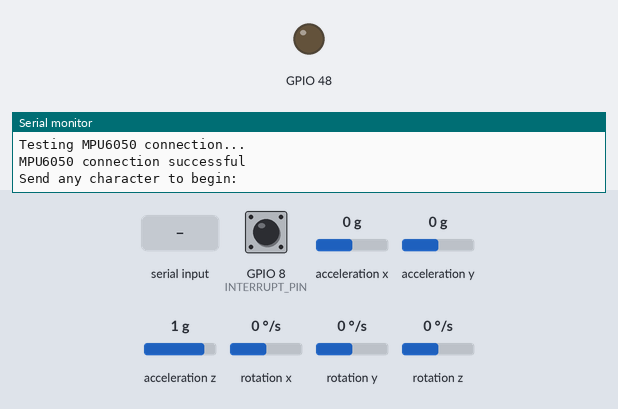
Simulated run of this program. Board: ESP32-S3. On the bench: output pins drawn as LEDs (lit = HIGH), the last lines printed to the serial monitor. The inputs (shaded band) are chosen by the test bench; at power-on: acceleration x 0 g, acceleration y 0 g, acceleration z 1 g, rotation z 0 °/s, GPIO 8 (INTERRUPT_PIN) LOW, rotation x 0 °/s, rotation y 0 °/s. The sensor or clock chip raises its interrupt line as the real part does.

Above: at 0.8 s.
0.9 s: "1\n" received over Serial
At 1.49 s:
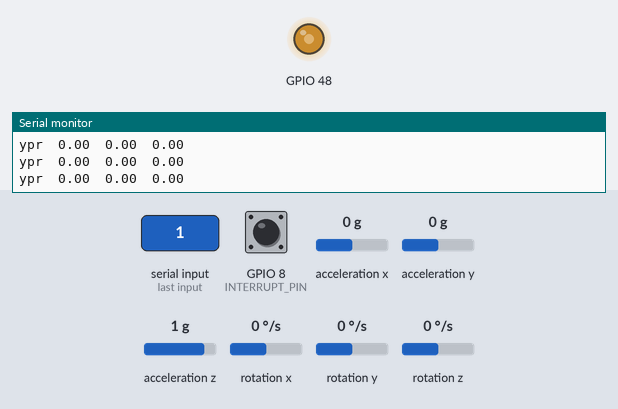
3.9 s: acceleration x set to -1.4 g
6.9 s: acceleration y set to -1.4 g
9.9 s: acceleration z set to -1.4 g
12.9 s: rotation z set to -192 °/s
Timing chart, 0 to 16.9 s (numbered marks = the images above; inputs shaded):
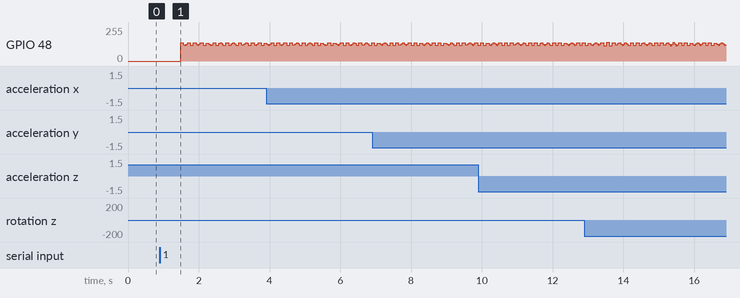

The program:

main.cpp
```cpp
#include <Arduino.h>
#include <WiFi.h>
#include "AsyncUDP.h"


#include "I2Cdev.h"
#include "MPU6050_6Axis_MotionApps20.h"

MPU6050 mpu;

#define OUTPUT_READABLE_YAWPITCHROLL


int const INTERRUPT_PIN = 8;  // Define the interruption #0 pin
bool blinkState;

/*---MPU6050 Control/Status Variables---*/
bool DMPReady = false;  // Set true if DMP init was successful
uint8_t MPUIntStatus;   // Holds actual interrupt status byte from MPU
uint8_t devStatus;      // Return status after each device operation (0 = success, !0 = error)
uint16_t packetSize;    // Expected DMP packet size (default is 42 bytes)
uint8_t FIFOBuffer[64]; // FIFO storage buffer

/*---Orientation/Motion Variables---*/
Quaternion q;           // [w, x, y, z]         Quaternion container
VectorInt16 aa;         // [x, y, z]            Accel sensor measurements
VectorInt16 gy;         // [x, y, z]            Gyro sensor measurements
VectorInt16 aaReal;     // [x, y, z]            Gravity-free accel sensor measurements
VectorInt16 aaWorld;    // [x, y, z]            World-frame accel sensor measurements
VectorFloat gravity;    // [x, y, z]            Gravity vector
float euler[3];         // [psi, theta, phi]    Euler angle container
float ypr[3];           // [yaw, pitch, roll]   Yaw/Pitch/Roll container and gravity vector

/*-Packet structure for InvenSense teapot demo-*/
uint8_t teapotPacket[14] = { '$', 0x02, 0, 0, 0, 0, 0, 0, 0, 0, 0x00, 0x00, '\r', '\n' };

/*------Interrupt detection routine------*/
volatile bool MPUInterrupt = false;     // Indicates whether MPU6050 interrupt pin has gone high
void DMPDataReady() {
  MPUInterrupt = true;
}


const char* ssid     = "madaniu";
const char* password = "qwertyuiop";

AsyncUDP udp;


void setup() {
  #if I2CDEV_IMPLEMENTATION == I2CDEV_ARDUINO_WIRE
    Wire.begin(10, 9); // SDA, SCL
    Wire.setClock(400000); // 400kHz I2C clock. Comment on this line if having compilation difficulties
  #elif I2CDEV_IMPLEMENTATION == I2CDEV_BUILTIN_FASTWIRE
    Fastwire::setup(400, true);
  #endif

  Serial.begin(115200); //115200 is required for Teapot Demo output
  while (!Serial);

  if (!WiFi.softAP(ssid, password)) {
      log_e("Soft AP creation failed.");
      while(1);
    }

    if(udp.listen(1234)) {
        Serial.print("UDP Listening on IP: ");
        Serial.println(WiFi.softAPIP());
        udp.onPacket([](AsyncUDPPacket packet) {
            Serial.print("UDP Packet Type: ");
            Serial.print(packet.isBroadcast()?"Broadcast":packet.isMulticast()?"Multicast":"Unicast");
            Serial.print(", From: ");
            Serial.print(packet.remoteIP());
            Serial.print(":");
            Serial.print(packet.remotePort());
            Serial.print(", To: ");
            Serial.print(packet.localIP());
            Serial.print(":");
            Serial.print(packet.localPort());
            Serial.print(", Length: ");
            Serial.print(packet.length());
            Serial.print(", Data: ");
            Serial.write(packet.data(), packet.length());
            Serial.println();
            //reply to the client
            packet.printf("Got %u bytes of data", packet.length());
        });
    }

  /*Initialize device*/
  Serial.println(F("Initializing I2C devices..."));
  mpu.initialize();
  pinMode(INTERRUPT_PIN, INPUT);

  /*Verify connection*/
  Serial.println(F("Testing MPU6050 connection..."));
  if(mpu.testConnection() == false){
    Serial.println("MPU6050 connection failed");
    while(true);
  }
  else {
    Serial.println("MPU6050 connection successful");
  }

  /*Wait for Serial input*/
  Serial.println(F("\nSend any character to begin: "));
  while (Serial.available() && Serial.read()); // Empty buffer
  while (!Serial.available());                 // Wait for data
  while (Serial.available() && Serial.read()); // Empty buffer again

  /* Initializate and configure the DMP*/
  Serial.println(F("Initializing DMP..."));
  devStatus = mpu.dmpInitialize();

  /* Supply your gyro offsets here, scaled for min sensitivity */
  mpu.setXGyroOffset(0);
  mpu.setYGyroOffset(0);
  mpu.setZGyroOffset(0);
  mpu.setXAccelOffset(0);
  mpu.setYAccelOffset(0);
  mpu.setZAccelOffset(0);

  /* Making sure it worked (returns 0 if so) */
  if (devStatus == 0) {
    mpu.CalibrateAccel(6);  // Calibration Time: generate offsets and calibrate our MPU6050
    mpu.CalibrateGyro(6);
    Serial.println("These are the Active offsets: ");
    mpu.PrintActiveOffsets();
    Serial.println(F("Enabling DMP..."));   //Turning ON DMP
    mpu.setDMPEnabled(true);

    /*Enable Arduino interrupt detection*/
    Serial.print(F("Enabling interrupt detection (Arduino external interrupt "));
    Serial.print(digitalPinToInterrupt(INTERRUPT_PIN));
    Serial.println(F(")..."));
    attachInterrupt(digitalPinToInterrupt(INTERRUPT_PIN), DMPDataReady, RISING);
    MPUIntStatus = mpu.getIntStatus();

    /* Set the DMP Ready flag so the main loop() function knows it is okay to use it */
    Serial.println(F("DMP ready! Waiting for first interrupt..."));
    DMPReady = true;
    packetSize = mpu.dmpGetFIFOPacketSize(); //Get expected DMP packet size for later comparison
  }
  else {
    Serial.print(F("DMP Initialization failed (code ")); //Print the error code
    Serial.print(devStatus);
    Serial.println(F(")"));
    // 1 = initial memory load failed
    // 2 = DMP configuration updates failed
  }
  pinMode(LED_BUILTIN, OUTPUT);
}

void loop() {
  if (!DMPReady) return; // Stop the program if DMP programming fails.

  /* Read a packet from FIFO */
  if (mpu.dmpGetCurrentFIFOPacket(FIFOBuffer)) { // Get the Latest packet
    #ifdef OUTPUT_READABLE_YAWPITCHROLL
      /* Display Euler angles in degrees */
      mpu.dmpGetQuaternion(&q, FIFOBuffer);
      mpu.dmpGetGravity(&gravity, &q);
      mpu.dmpGetYawPitchRoll(ypr, &q, &gravity);
      Serial.print("ypr\t");
      Serial.print(ypr[0] * 180/M_PI);
      Serial.print("\t");
      Serial.print(ypr[1] * 180/M_PI);
      Serial.print("\t");
      Serial.println(ypr[2] * 180/M_PI);
      char buf[50];
      strcpy(buf, "ypr,");
      strcat(buf, String(ypr[0] * 180/M_PI).c_str());
      strcat(buf, ",");
      strcat(buf, String(ypr[1] * 180/M_PI).c_str());
      strcat(buf, ",");
      strcat(buf, String(ypr[2] * 180/M_PI).c_str());
      udp.broadcast(buf);

    #endif

    #ifdef OUTPUT_READABLE_QUATERNION
      /* Display Quaternion values in easy matrix form: [w, x, y, z] */
      mpu.dmpGetQuaternion(&q, FIFOBuffer);
      Serial.print("quat\t");
      Serial.print(q.w);
      Serial.print("\t");
      Serial.print(q.x);
      Serial.print("\t");
      Serial.print(q.y);
      Serial.print("\t");
      Serial.println(q.z);
    #endif

    #ifdef OUTPUT_READABLE_EULER
      /* Display Euler angles in degrees */
      mpu.dmpGetQuaternion(&q, FIFOBuffer);
      mpu.dmpGetEuler(euler, &q);
      Serial.print("euler\t");
      Serial.print(euler[0] * 180/M_PI);
      Serial.print("\t");
      Serial.print(euler[1] * 180/M_PI);
      Serial.print("\t");
      Serial.println(euler[2] * 180/M_PI);
    #endif

    #ifdef OUTPUT_READABLE_REALACCEL
      /* Display real acceleration, adjusted to remove gravity */
      mpu.dmpGetQuaternion(&q, FIFOBuffer);
      mpu.dmpGetAccel(&aa, FIFOBuffer);
      mpu.dmpGetGravity(&gravity, &q);
      mpu.dmpGetLinearAccel(&aaReal, &aa, &gravity);
      Serial.print("areal\t");
      Serial.print(aaReal.x);
      Serial.print("\t");
      Serial.print(aaReal.y);
      Serial.print("\t");
      Serial.println(aaReal.z);
    #endif

    #ifdef OUTPUT_READABLE_WORLDACCEL
      /* Display initial world-frame acceleration, adjusted to remove gravity
      and rotated based on known orientation from Quaternion */
      mpu.dmpGetQuaternion(&q, FIFOBuffer);
      mpu.dmpGetAccel(&aa, FIFOBuffer);
      mpu.dmpGetGravity(&gravity, &q);
      mpu.dmpGetLinearAccel(&aaReal, &aa, &gravity);
      mpu.dmpGetLinearAccelInWorld(&aaWorld, &aaReal, &q);
      Serial.print("aworld\t");
      Serial.print(aaWorld.x);
      Serial.print("\t");
      Serial.print(aaWorld.y);
      Serial.print("\t");
      Serial.println(aaWorld.z);
    #endif

    #ifdef OUTPUT_TEAPOT
      /* Display quaternion values in InvenSense Teapot demo format */
      teapotPacket[2] = FIFOBuffer[0];
      teapotPacket[3] = FIFOBuffer[1];
      teapotPacket[4] = FIFOBuffer[4];
      teapotPacket[5] = FIFOBuffer[5];
      teapotPacket[6] = FIFOBuffer[8];
      teapotPacket[7] = FIFOBuffer[9];
      teapotPacket[8] = FIFOBuffer[12];
      teapotPacket[9] = FIFOBuffer[13];
      Serial.write(teapotPacket, 14);
      teapotPacket[11]++; // PacketCount, loops at 0xFF on purpose
     #endif

  /* Blink LED to indicate activity */
  blinkState = !blinkState;
  digitalWrite(LED_BUILTIN, blinkState);
  }
}
```
